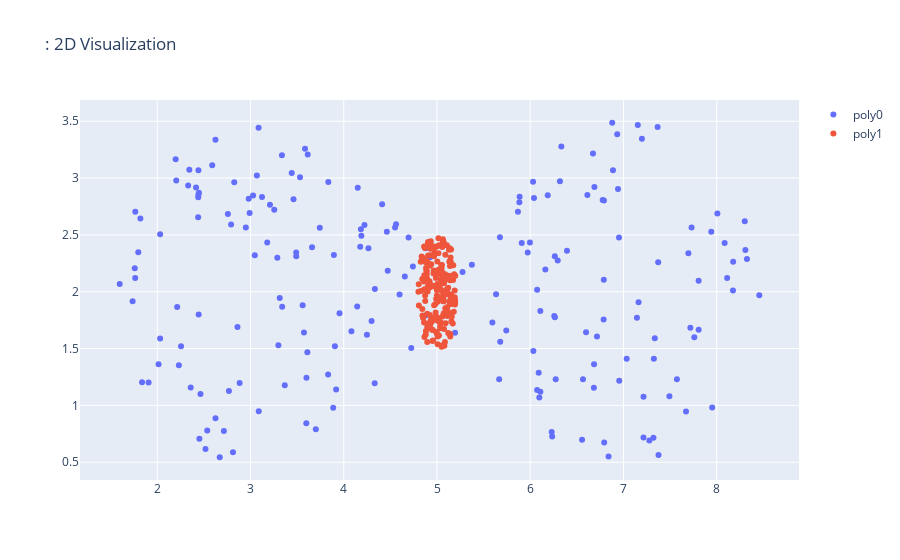
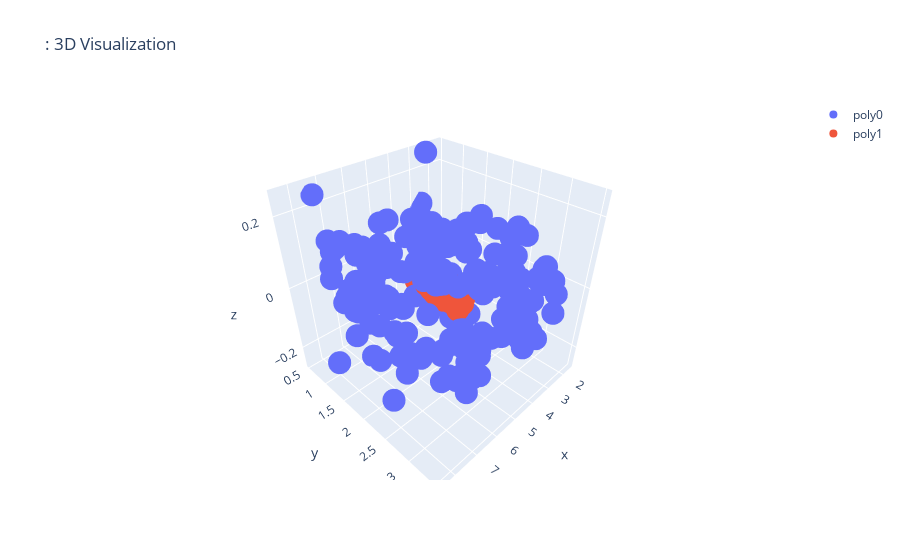

Source (notebook cell) for these figures, in order:
### Code cell
ds = DataSetFactory.get_dataset('hourglass')
ds.feature_cols = ['X', 'Y']

### Figure 1 — Plotly figure (JSON) as saved in the notebook; plotly's stock layout.template omitted (floating-point values rounded to 4 significant figures; data arrays with more than 128 entries replaced by an {"elided": "..."} marker saying what was removed)
{"data": [{"mode": "markers", "name": "poly0", "type": "scatter", "x": {"elided": "200 float values"}, "y": {"elided": "200 float values"}}, {"mode": "markers", "name": "poly1", "type": "scatter", "x": {"elided": "200 float values"}, "y": {"elided": "200 float values"}}], "layout": {"title": {"text": ": 2D Visualization"}}}

### Figure 2 — Plotly figure (JSON) as saved in the notebook; plotly's stock layout.template omitted (floating-point values rounded to 4 significant figures; data arrays with more than 128 entries replaced by an {"elided": "..."} marker saying what was removed)
{"data": [{"mode": "markers", "name": "poly0", "type": "scatter3d", "x": {"elided": "200 float values"}, "y": {"elided": "200 float values"}, "z": {"elided": "200 float values"}}, {"mode": "markers", "name": "poly1", "type": "scatter3d", "x": {"elided": "200 float values"}, "y": {"elided": "200 float values"}, "z": {"elided": "200 float values"}}], "layout": {"title": {"text": ": 3D Visualization"}}}
